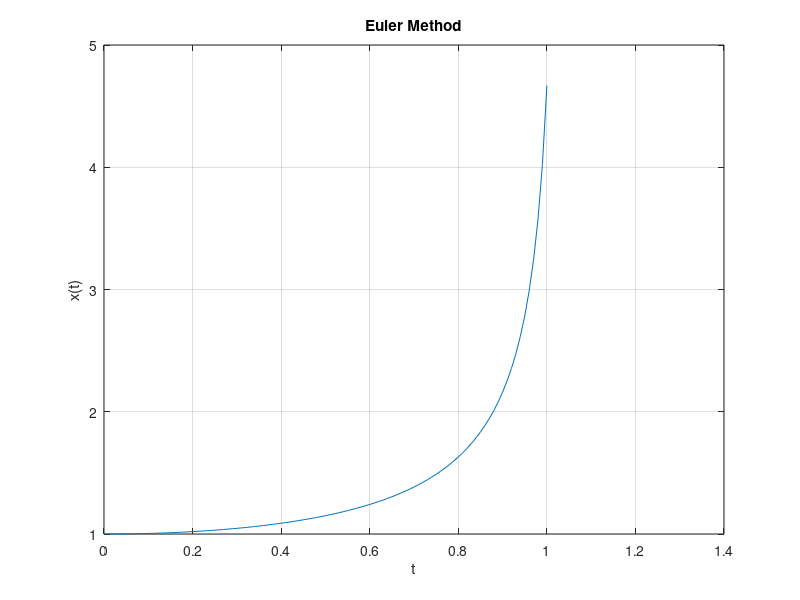
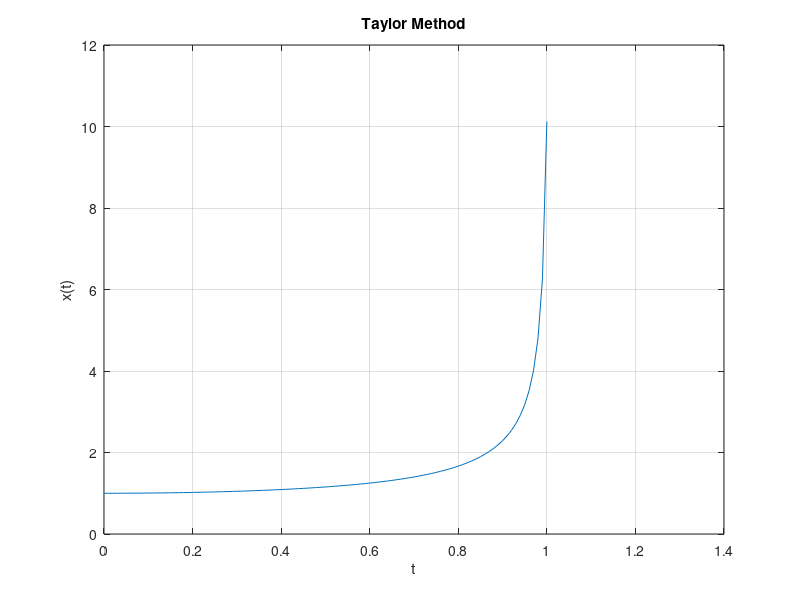
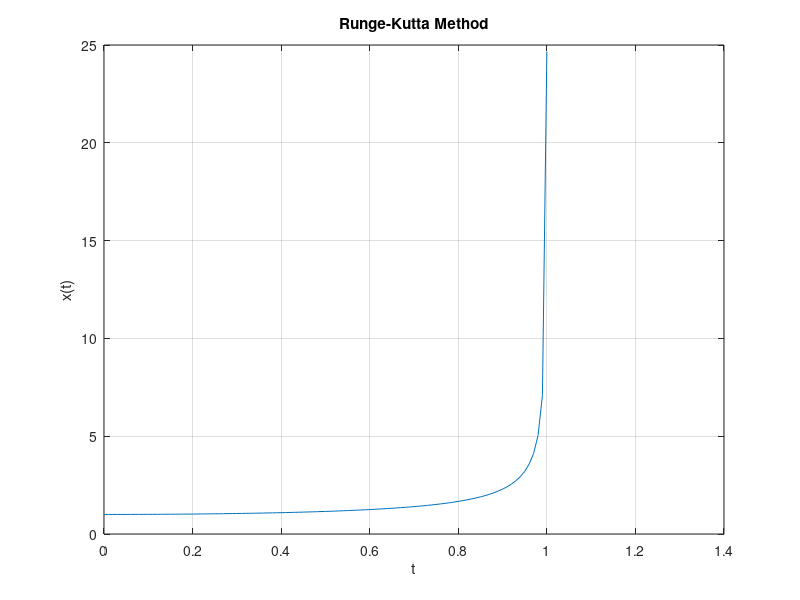
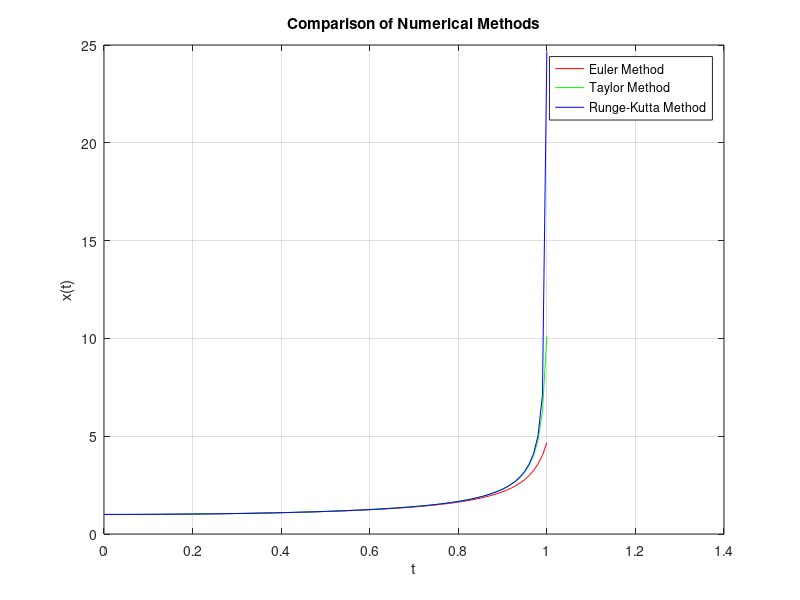

The MATLAB script that drew these images, in order:
close all;
clear;
clc;

% Define the differential equation
f = @(t, x) x^3 * t;

% Initial conditions
x0 = 1;
t0 = 0;
t_final = 1; % Define the final time
h = 0.01; % Step size

% Number of steps
N = (t_final - t0) / h;

% Preallocate arrays for efficiency
t = zeros(1, N+1);
x = zeros(1, N+1);

% Set initial values
t(1) = t0;
x(1) = x0;

%% Euler Method

% Euler method
for i = 1:N
    x(i+1) = x(i) + h * f(t(i), x(i));
    t(i+1) = t(i) + h;
end

% Plot the result
figure(1);
plot(t, x);
title('Euler Method');
xlabel('t');
ylabel('x(t)');
grid on;


%% Taylor Method
dfdt = @(t, x) x^3; % Partial derivative with respect to t
dfdx = @(t, x) 3 * x^2 * t; % Partial derivative with respect to x

% Taylor method
for i = 1:N
    x(i+1) = x(i) + h * f(t(i), x(i)) + 0.5 * h^2 * (dfdt(t(i), x(i)) + f(t(i), x(i)) * dfdx(t(i), x(i)));
    t(i+1) = t(i) + h;
end

% Plot the result
figure(2);
plot(t, x);
title('Taylor Method');
xlabel('t');
ylabel('x(t)');
grid on;


%% Runge-Kutta Method (4th order)
% Runge-Kutta method (4th order)
for i = 1:N
    k1 = h * f(t(i), x(i));
    k2 = h * f(t(i) + 0.5*h, x(i) + 0.5*k1);
    k3 = h * f(t(i) + 0.5*h, x(i) + 0.5*k2);
    k4 = h * f(t(i) + h, x(i) + k3);
    x(i+1) = x(i) + (1/6)*(k1 + 2*k2 + 2*k3 + k4);
    t(i+1) = t(i) + h;
end

% Plot the result
figure(3);
plot(t, x);
title('Runge-Kutta Method');
xlabel('t');
ylabel('x(t)');
grid on;

%% Compare methods
% Define the differential equation and its derivatives
f = @(t, x) x^3 * t;
dfdt = @(t, x) x^3; % Partial derivative with respect to t
dfdx = @(t, x) 3 * x^2 * t; % Partial derivative with respect to x

% Initial conditions
x0 = 1;
t0 = 0;
t_final = 1; % Define the final time
h = 0.01; % Step size

% Number of steps
N = (t_final - t0) / h;

% Preallocate arrays for efficiency
t = zeros(1, N+1);
x_euler = zeros(1, N+1);
x_taylor = zeros(1, N+1);
x_rk4 = zeros(1, N+1);

% Set initial values
t(1) = t0;
x_euler(1) = x0;
x_taylor(1) = x0;
x_rk4(1) = x0;

% Euler method
for i = 1:N
    x_euler(i+1) = x_euler(i) + h * f(t(i), x_euler(i));
    t(i+1) = t(i) + h;
end

% Taylor method
for i = 1:N
    x_taylor(i+1) = x_taylor(i) + h * f(t(i), x_taylor(i)) + 0.5 * h^2 * (dfdt(t(i), x_taylor(i)) + f(t(i), x_taylor(i)) * dfdx(t(i), x_taylor(i)));
end

% Runge-Kutta method (4th order)
for i = 1:N
    k1 = h * f(t(i), x_rk4(i));
    k2 = h * f(t(i) + 0.5*h, x_rk4(i) + 0.5*k1);
    k3 = h * f(t(i) + 0.5*h, x_rk4(i) + 0.5*k2);
    k4 = h * f(t(i) + h, x_rk4(i) + k3);
    x_rk4(i+1) = x_rk4(i) + (1/6)*(k1 + 2*k2 + 2*k3 + k4);
end

% Plot the results
figure(4);
plot(t, x_euler, 'r', t, x_taylor, 'g', t, x_rk4, 'b');
legend('Euler Method', 'Taylor Method', 'Runge-Kutta Method');
title('Comparison of Numerical Methods');
xlabel('t');
ylabel('x(t)');
grid on;
